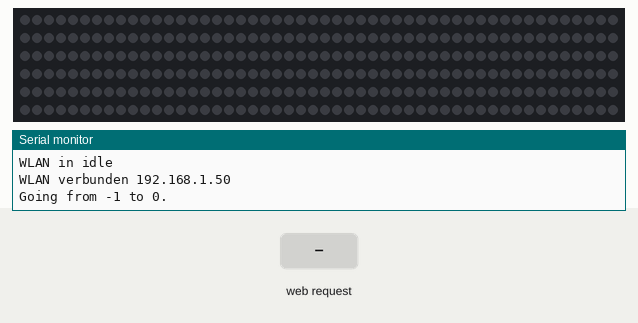
Bench run of a program on a simulated ESP32. Shown: 300 RGB LEDs in strip order, left to right, continuing on the next row, the last lines printed to the serial monitor. The inputs (shaded band) are chosen by the test bench. Dim RGB values are drawn brighter than linear; WiFi joins after 1.5 s; servers stay silent unless stated.

Above: at 3.7 s.
3.8 s: HTTP request GET /FadeInOut?brightness=120&r=120&g=120 received
At 6.2 s:
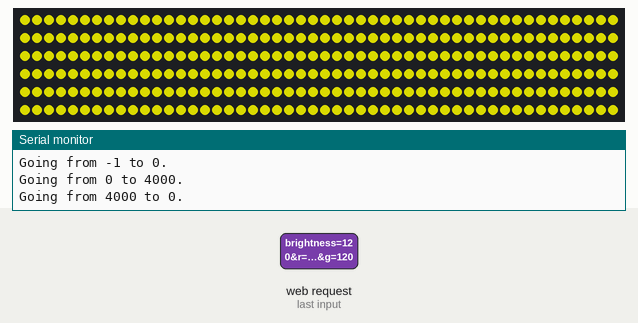
6.5 s: HTTP request GET /FadeInOut received
At 8.7 s:
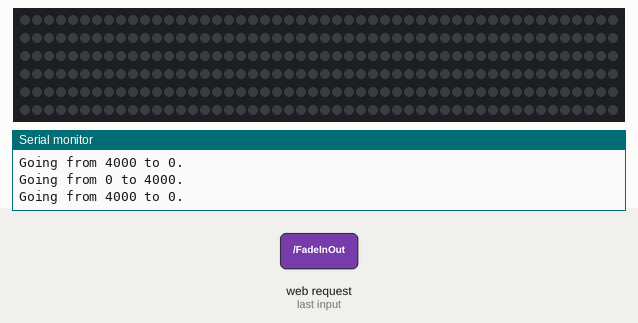
Timing chart, 0 to 10.2 s (numbered marks = the images above; inputs shaded):
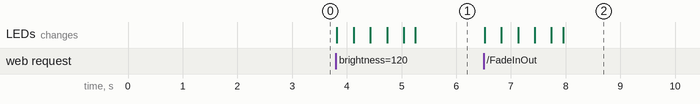

The program:

main.cpp
```cpp
/*******************************************************
 * INCLUDES
 *******************************************************/
#include <Arduino.h>
#include <WebServer.h>
#include <htmlPages.h>
#include <WifiHandler/WifiHandler.h>
#include <NeoPixelStateMachine/NeoPixelStateMachine.h>
#include <Datatypes.h>

/*******************************************************
 * CONSTANTS
 *******************************************************/
const char* ssid = "Your_SSID";
const char* password = "Your_PW";

/*******************************************************
 * GLOBAL OBJECTS
 *******************************************************/
WifiHandler wlan(ssid, password);
statemachineNeoPixel sm_neopixel(300, 22);
WebServer server(80);

// FreeRTOS queue for LED commands
QueueHandle_t sLedQueue;

/*******************************************************
 * FUNCTION DECLARATIONS
 *******************************************************/
void handleRoot();
void handleFadeInOut();
void taskWebserver(void* pvParameters);
void taskNeoPixel(void* pvParameters);

/*******************************************************
 * SETUP
 *******************************************************/
void setup() {
  Serial.begin(9600);
  delay(1000); // for debug
  Serial.println("System starts...");

  // initialize wifi
  wlan.begin();
  while(wlan.connectionState() != 4){
    delay(500);
  }

  // define webserver routes
  server.on("/", handleRoot);
  server.on("/FadeInOut", handleFadeInOut);
  server.onNotFound(handleRoot);
  server.begin();

  // make queue with place for 5 commands
  sLedQueue = xQueueCreate(5, sizeof(sLedCommand));

  // start tasks
  xTaskCreatePinnedToCore(taskWebserver, "WebServerTask", 8192, NULL, 1, NULL, 1);
  xTaskCreatePinnedToCore(taskNeoPixel, "NeoPixelTask", 8192, NULL, 1, NULL, 1);

}

/*******************************************************
 * MAIN LOOP
 *******************************************************/
void loop() {
  delay(1000);
}

/*******************************************************
 * WEB SERVER HANDLER
 *******************************************************/
void handleRoot(){
  server.send(200, "text/html", htmlPage);
}

void handleFadeInOut(){
  sLedCommand tsCmd = {0,0,0,0,0};
  String tstStatus = "";

  //Serial.println("Aufgerufene URL: " + server.uri());

  // read URL arguments
  if (server.hasArg("brightness")) {tsCmd.iBrightness = server.arg("brightness").toInt();}
  if (server.hasArg("r")) {tsCmd.iRed = server.arg("r").toInt();}
  if (server.hasArg("g")) {tsCmd.iGreen = server.arg("g").toInt();}
  if (server.hasArg("b")) {tsCmd.iBlue = server.arg("b").toInt();}
  if (server.hasArg("time")) {tsCmd.iTime = server.arg("time").toInt();}

  // log values
  //Serial.printf("From tastkWebServer!\n");
  //Serial.printf("Brightness: %d, R: %d, G: %d, B: %d, Time: %d\n",
  //              tsCmd.iBrightness, tsCmd.iRed, tsCmd.iGreen, tsCmd.iBlue, tsCmd.iTime);
  tstStatus = "RGB: " + String(tsCmd.iRed) + ", " + String(tsCmd.iGreen) + ", " + String(tsCmd.iBlue) + " - Sleep in " + String(tsCmd.iTime) + "min";

  // put command in queue
  xQueueSend(sLedQueue, &tsCmd, 0);

  // refresh page
  server.send(200, "text/plain", tstStatus);
}

/*******************************************************
 * FREERTOS TASKS
 *******************************************************/
void taskWebserver(void* pvParameters){
  while(1) {
    server.handleClient();
    vTaskDelay(10 / portTICK_PERIOD_MS);
  }
}

void taskNeoPixel(void* pvParameters){
  sLedCommand lsCmd = {0,0,0,0,0};

  while(1){

    // check if data is in queue
    if (xQueueReceive(sLedQueue, &lsCmd, 10 / portTICK_PERIOD_MS) == pdPASS) {

      if(lsCmd.iTime > 0) {
        sm_neopixel.handleEvent(EventNeoPixel::Timer);
      }
      else
      {
        sm_neopixel.handleEvent(EventNeoPixel::FadeInOut);
      }

      //Serial.printf("From taskNeoPixel!\n");
      //Serial.printf("Brightness: %d, R: %d, G: %d, B: %d, Time: %d\n",
      //              lsCmd.iBrightness, lsCmd.iRed, lsCmd.iGreen, lsCmd.iBlue, lsCmd.iTime);

    }

    sm_neopixel.tick(lsCmd.iRed, lsCmd.iGreen, lsCmd.iBlue, lsCmd.iBrightness, 2, lsCmd.iTime);
  }
}
```

Datatypes.h
```cpp
#pragma once

/*******************************************************
 * STRUCT FOR LED COMMAND
 *******************************************************/
struct sLedCommand {
  int iBrightness;
  int iRed;
  int iGreen;
  int iBlue;
  int iTime;
};

/*******************************************************
 * ENUM for state machine
 *******************************************************/
enum class EventNeoPixel : int {
    On=1,
    Off=2,
    StartUp=3,
    FadeInOut=4,
    Timer=5
};
```

NeoPixelStateMachine.cpp
```cpp
#include "NeoPixelStateMachine.h"
#include <Arduino.h>

statemachineNeoPixel::statemachineNeoPixel(int iiNoOfPixels, int iiPin)
    : pixels(iiNoOfPixels, iiPin, NEO_GRB + NEO_KHZ800), currentEvent(EventNeoPixel::Off) {

    // write general local variables
    liNoOfPixels = iiNoOfPixels;

    pixels.begin();

    handleEvent(EventNeoPixel::Off);
}

int statemachineNeoPixel::fadeColour(int iiActualValue, int iiSetValue, int iiStep){
    if (iiActualValue < iiSetValue) {iiActualValue = min(iiActualValue + iiStep, iiSetValue);}
    if (iiActualValue > iiSetValue) {iiActualValue = max(iiActualValue - iiStep, iiSetValue);}
    return iiActualValue;
}

void statemachineNeoPixel::handleEvent(EventNeoPixel ev) {
    switch(ev){
        case EventNeoPixel::On: liStep = 1000; break;
        case EventNeoPixel::Off: liStep = 2000; break;
        case EventNeoPixel::StartUp: liStep = 3000; break;
        case EventNeoPixel::FadeInOut: liStep = 4000; break;
        case EventNeoPixel::Timer: liStep = 5000; break;
    }
}

void statemachineNeoPixel::tick(int iiRed, int iiGreen, int iiBlue, int iiBrightness, int iiStep, int iiTime){
    int tiSetValueRed = (iiRed * iiBrightness) / 100;
    int tiSetValueGreen = (iiGreen * iiBrightness) / 100;
    int tiSetValueBlue = (iiBlue * iiBrightness) / 100;

    switch (liStep) {
    // ==========
    case 0:
        break;

    // ==========
    case 1000: // --> on
        for (int i = 0; i < liNoOfPixels; i++){
            pixels.setPixelColor(i, pixels.Color(tiSetValueGreen, tiSetValueRed, tiSetValueBlue));
        }
        pixels.show();

        liStep = 0;
        break;

    // ==========
    case 2000: // --> off
        pixels.clear();
        pixels.show();

        liStep = 0;
        break;

    // ==========
    case 4000: // --> fade in out

        // Fade for each colour
        liActFadeValueRed = fadeColour(liActFadeValueRed, tiSetValueRed, iiStep);
        liActFadeValueGreen = fadeColour(liActFadeValueGreen, tiSetValueGreen, iiStep);
        liActFadeValueBlue = fadeColour(liActFadeValueBlue, tiSetValueBlue, iiStep);

        // set neopixel
        for (int i = 0; i < liNoOfPixels; i++) {
            pixels.setPixelColor(i, pixels.Color(liActFadeValueGreen, liActFadeValueRed, liActFadeValueBlue));
        }
        pixels.show();

        // Check state
        if (liActFadeValueRed == tiSetValueRed &&
            liActFadeValueGreen == tiSetValueGreen &&
            liActFadeValueBlue == tiSetValueBlue)  {

            liStep = 0;
        }

        break;

    // ==========
    case 5000: // --> timer

        // Fade for each colour
        liActFadeValueRed = fadeColour(liActFadeValueRed, tiSetValueRed, iiStep);
        liActFadeValueGreen = fadeColour(liActFadeValueGreen, tiSetValueGreen, iiStep);
        liActFadeValueBlue = fadeColour(liActFadeValueBlue, tiSetValueBlue, iiStep);

        // set neopixel
        for (int i = 0; i < liNoOfPixels; i++) {
            pixels.setPixelColor(i, pixels.Color(liActFadeValueGreen, liActFadeValueRed, liActFadeValueBlue));
        }
        pixels.show();

        // Check state
        if (liActFadeValueRed == tiSetValueRed &&
            liActFadeValueGreen == tiSetValueGreen &&
            liActFadeValueBlue == tiSetValueBlue)  {
            liStartTime = millis(); // safe time
            liStep = 5010;
        }

        break;

    case 5010:

        if ((millis() - liStartTime ) >= (iiTime * 1000 * 60)){
            liStep = 5020;
        }
        break;

    case 5020:

        // Fade for each colour
        liActFadeValueRed = fadeColour(liActFadeValueRed, 0, iiStep);
        liActFadeValueGreen = fadeColour(liActFadeValueGreen, 0, iiStep);
        liActFadeValueBlue = fadeColour(liActFadeValueBlue, 0, iiStep);

        // set neopixel
        for (int i = 0; i < liNoOfPixels; i++) {
            pixels.setPixelColor(i, pixels.Color(liActFadeValueGreen, liActFadeValueRed, liActFadeValueBlue));
        }
        pixels.show();

        // Check state
        if (liActFadeValueRed == 0 &&
            liActFadeValueGreen == 0 &&
            liActFadeValueBlue == 0)  {

            liStep = 0;
        }

        break;
    }

    if (liLStep != liStep){
        Serial.printf("Going from %d to %d.\n", liLStep, liStep);
        liLStep = liStep;
    }
}
```

NeoPixelStateMachine.h
```cpp
#pragma once
#include <Adafruit_NeoPixel.h>
#include <Datatypes.h>

class statemachineNeoPixel {
  private:
    Adafruit_NeoPixel pixels;
    EventNeoPixel currentEvent;

    // local variables
    int liNoOfPixels;
    int liStep = 0;
    int liLStep = -1;

    int liActFadeValueRed = 0;
    int liActFadeValueGreen = 0;
    int liActFadeValueBlue = 0;

    unsigned long liStartTime = 0;

    int fadeColour(int iiActualValue, int iiSetValue, int iiStep);

  public:
    statemachineNeoPixel(int iiNoOfPixels, int iiPin);
    void handleEvent(EventNeoPixel ev);
    void tick(int iiRed, int iiGreen, int iiBlue, int iiBrightness, int iiStep, int iiTime);
};


// ========== Vorlage ==========
/*
class statemachineNeoPixel {
  private:
    Adafruit_NeoPixel pixels;
    EventNeoPixel currentEvent;

    // local variables --> general
    int liNoOfPixels;
    int liStep = 0;

    int liActFadeValueRed = 0;
    int liActFadeValueGreen = 0;
    int liActFadeValueBlue = 0;

    unsigned long liStartTime = 0;

  public:
    statemachineNeoPixel(int iiNoOfPixels, int iiPin)
      : pixels(iiNoOfPixels, iiPin, NEO_GRB + NEO_KHZ800), currentEvent(EventNeoPixel::Off) {

      // write general local variables
      liNoOfPixels = iiNoOfPixels;

      pixels.begin();

      handleEvent(EventNeoPixel::Off);
    }

    void handleEvent(EventNeoPixel ev) {
      if (ev == EventNeoPixel::On) {liStep = 1000;}
      if (ev == EventNeoPixel::Off) {liStep = 2000;}
      if (ev == EventNeoPixel::StartUp) {liStep = 3000;}
      if (ev == EventNeoPixel::FadeInOut) {liStep = 4000;}
      if (ev == EventNeoPixel::Timer) {liStep = 5000;}
    }

    void tick(int iiRed, int iiGreen, int iiBlue, int iiBrightness, int iiStep, int iiTime){
      int tiSetValueRed = (iiRed * iiBrightness) / 100;
      int tiSetValueGreen = (iiGreen * iiBrightness) / 100;
      int tiSetValueBlue = (iiBlue * iiBrightness) / 100;

      switch (liStep) {
        // ==========
        case 0:
          break;

        // ==========
        case 1000: // --> on

          Serial.printf("In step 'ON'\n");

          for (int i = 0; i < liNoOfPixels; i++){
            pixels.setPixelColor(i, pixels.Color(tiSetValueGreen, tiSetValueRed, tiSetValueBlue));
          }
          pixels.show();

          Serial.printf("Going to 'IDLE'\n");
          liStep = 0;
          break;

        // ==========
        case 2000: // --> off
          Serial.printf("In step 'OFF'\n");

          pixels.clear();
          pixels.show();

          Serial.printf("Going to 'IDLE'\n");
          liStep = 0;
          break;

        // ==========
        case 4000: // --> fade in out

          // Fade for each colour
          if (liActFadeValueRed < tiSetValueRed) {
              liActFadeValueRed = min(liActFadeValueRed + iiStep, tiSetValueRed);
          }
          else if (liActFadeValueRed > tiSetValueRed) {
              liActFadeValueRed = max(liActFadeValueRed - iiStep, tiSetValueRed);
          }

          if (liActFadeValueGreen < tiSetValueGreen) {
              liActFadeValueGreen = min(liActFadeValueGreen + iiStep, tiSetValueGreen);
          }
          else if (liActFadeValueGreen > tiSetValueGreen) {
              liActFadeValueGreen = max(liActFadeValueGreen - iiStep, tiSetValueGreen);
          }

          if (liActFadeValueBlue < tiSetValueBlue) {
              liActFadeValueBlue = min(liActFadeValueBlue + iiStep, tiSetValueBlue);
          }
          else if (liActFadeValueBlue > tiSetValueBlue) {
              liActFadeValueBlue = max(liActFadeValueBlue - iiStep, tiSetValueBlue);
          }

          // set neopixel
          for (int i = 0; i < liNoOfPixels; i++) {
              pixels.setPixelColor(i, pixels.Color(liActFadeValueGreen, liActFadeValueRed, liActFadeValueBlue));
          }
          pixels.show();

          // Debug
          //Serial.print("Red: "); Serial.print(liActFadeValueRed);
          //Serial.print(", Green: "); Serial.print(liActFadeValueGreen);
          //Serial.print(", Blue: "); Serial.println(liActFadeValueBlue);

          // Check state
          if (liActFadeValueRed == tiSetValueRed &&
              liActFadeValueGreen == tiSetValueGreen &&
              liActFadeValueBlue == tiSetValueBlue)  {
              Serial.println("Going to IDLE");
              liStep = 0;
          }

          break;

        // ==========
        case 5000: // --> timer

          // Fade for each color
          if (liActFadeValueRed < tiSetValueRed) {
              liActFadeValueRed = min(liActFadeValueRed + iiStep, tiSetValueRed);
          }
          else if (liActFadeValueRed > tiSetValueRed) {
              liActFadeValueRed = max(liActFadeValueRed - iiStep, tiSetValueRed);
          }

          if (liActFadeValueGreen < tiSetValueGreen) {
              liActFadeValueGreen = min(liActFadeValueGreen + iiStep, tiSetValueGreen);
          }
          else if (liActFadeValueGreen > tiSetValueGreen) {
              liActFadeValueGreen = max(liActFadeValueGreen - iiStep, tiSetValueGreen);
          }

          if (liActFadeValueBlue < tiSetValueBlue) {
              liActFadeValueBlue = min(liActFadeValueBlue + iiStep, tiSetValueBlue);
          }
          else if (liActFadeValueBlue > tiSetValueBlue) {
              liActFadeValueBlue = max(liActFadeValueBlue - iiStep, tiSetValueBlue);
          }

          // set neopixel
          for (int i = 0; i < liNoOfPixels; i++) {
              pixels.setPixelColor(i, pixels.Color(liActFadeValueGreen, liActFadeValueRed, liActFadeValueBlue));
          }
          pixels.show();

          // Debug
          //Serial.print("Red: "); Serial.print(liActFadeValueRed);
          //Serial.print(", Green: "); Serial.print(liActFadeValueGreen);
          //Serial.print(", Blue: "); Serial.println(liActFadeValueBlue);

          // Check state
          if (liActFadeValueRed == tiSetValueRed &&
              liActFadeValueGreen == tiSetValueGreen &&
              liActFadeValueBlue == tiSetValueBlue)  {
              liStartTime = millis(); // safe time
              liStep = 5010;
          }

          break;

        case 5010:

          if ((millis() - liStartTime ) >= (iiTime * 1000)){
            liStep = 5020;
          }
          break;

        case 5020:

          // Fade for each color
          if (liActFadeValueRed < 0) {
              liActFadeValueRed = min(liActFadeValueRed + iiStep, 0);
          }
          else if (liActFadeValueRed > 0) {
              liActFadeValueRed = max(liActFadeValueRed - iiStep, 0);
          }

          if (liActFadeValueGreen < 0) {
              liActFadeValueGreen = min(liActFadeValueGreen + iiStep, 0);
          }
          else if (liActFadeValueGreen > 0) {
              liActFadeValueGreen = max(liActFadeValueGreen - iiStep, 0);
          }

          if (liActFadeValueBlue < 0) {
              liActFadeValueBlue = min(liActFadeValueBlue + iiStep, 0);
          }
          else if (liActFadeValueBlue > 0) {
              liActFadeValueBlue = max(liActFadeValueBlue - iiStep, 0);
          }

          // set neopixel
          for (int i = 0; i < liNoOfPixels; i++) {
              pixels.setPixelColor(i, pixels.Color(liActFadeValueGreen, liActFadeValueRed, liActFadeValueBlue));
          }
          pixels.show();

          // Debug
          //Serial.print("Red: "); Serial.print(liActFadeValueRed);
          //Serial.print(", Green: "); Serial.print(liActFadeValueGreen);
          //Serial.print(", Blue: "); Serial.println(liActFadeValueBlue);

          // Check state
          if (liActFadeValueRed == 0 &&
              liActFadeValueGreen == 0 &&
              liActFadeValueBlue == 0)  {

              Serial.println("Going to IDLE");
              liStep = 0;
          }

          break;
      }
    }
};
*/
```

WifiHandler.cpp
```cpp
// ========== WIFI Handler ==========

#include "WifiHandler.h"


WifiHandler::WifiHandler(const char* istSSID, const char* istPassword) {
    lstSSID = istSSID;
    lstPassword = istPassword;
}

void WifiHandler::begin() {
    Serial.println("Initialize wifi");
    WiFi.setHostname("esp32 - bed light");
    WiFi.begin(lstSSID, lstPassword);
}

int WifiHandler::connectionState() {
    if ((WiFi.status() == WL_IDLE_STATUS) || (WiFi.localIP().toString() == "0.0.0.0")) {
    if (liState != 1) {Serial.println("WLAN in idle");}
    liState = 1;
    return liState;
    }
    else if (WiFi.status() == WL_CONNECT_FAILED) {
    if (liState != 2) {Serial.println("WLAN Verbindung fehlgeschlagen");}
    liState = 2;
    return liState;
    }
    else if (WiFi.status() == WL_CONNECTION_LOST) {
    if (liState != 3) {Serial.println("WLAN Verbindung verloren");}
    liState = 3;
    return liState;
    }
    else if ((WiFi.status() == WL_CONNECTED) && (WiFi.localIP().toString() != "0.0.0.0")) {
    if (liState != 4) {Serial.println("WLAN verbunden " + WiFi.localIP().toString());}
    liState = 4;
    return liState;
    }
    else {
    if (liState != 5) {Serial.println("WLAN hat ungültigen Zustand");}
    liState = 5;
    return liState;
    }
}
```

Source omitted: WifiHandler.h (1804 bytes), htmlPages.h (4724 bytes)

Measured:
- after the input at 3.8 s, the LEDs: first change at once (image 1 shows a later state)
